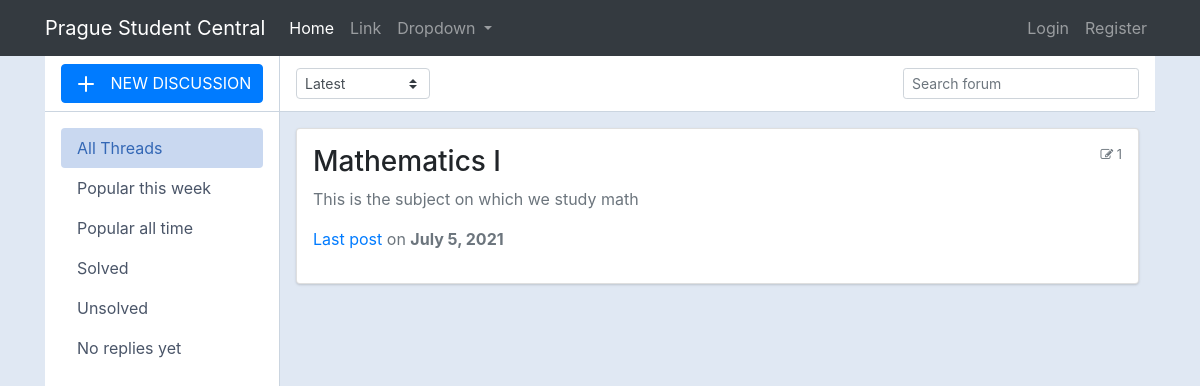
The app's page /, older data.
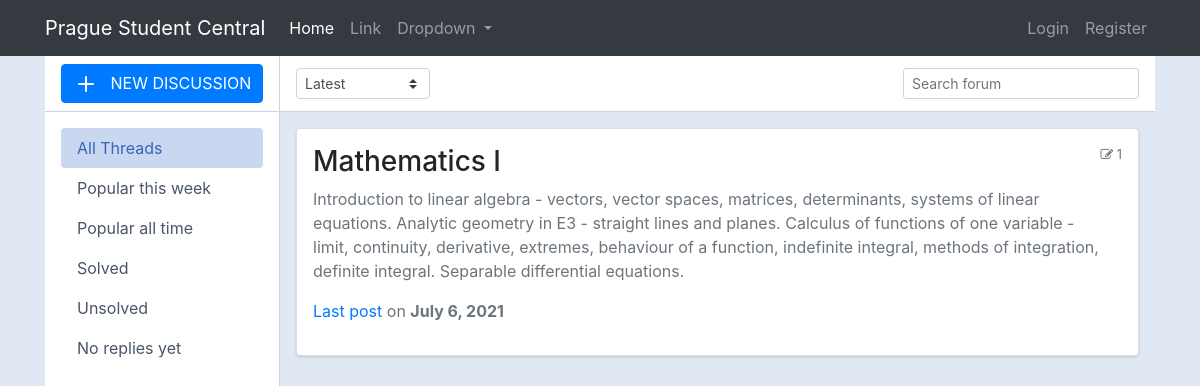
The same page, newer data.
### main/models.py (models this page shows, shortened)
class Category(models.Model):
    title = models.CharField(max_length=50)
    slug = models.SlugField(max_length=400, unique=True, blank=True)
    description = models.TextField(default="description")
    class Meta:
        verbose_name_plural = "categories"
    def get_url(self):
        return reverse("forum:posts", kwargs={
            "slug":self.slug
        })
    @property
    def num_posts(self):
        return Post.objects.filter(categories=self).count()
    @property
    def last_post(self):
        return Post.objects.filter(categories=self).latest("date")

class Post(models.Model):
    title = models.CharField(max_length=400)
    slug = models.SlugField(max_length=400, unique=True, blank=True)
    user = models.ForeignKey(Author, on_delete=models.CASCADE)
    content = HTMLField()
    categories = models.ManyToManyField(Category)
    date = models.DateTimeField(auto_now_add=True)
    approved = models.BooleanField(default=False)
    hit_count_generic = GenericRelation(HitCount, object_id_field='object_pk',
        related_query_name='hit_count_generic_relation'
    )
    tags = TaggableManager()
    comments = models.ManyToManyField(Comment, blank=True)
    def get_url(self):
        return reverse("forum:detail", kwargs={
            "slug":self.slug
        })

### main/views.py (the view)
# urls.py: path("", department_subjects, name="home"),
def department_subjects(request):
    forums = Category.objects.all()
    context = {
        "forums":forums,
    }
    return render(request, "screens/department_subjects.html", context)

### templates/screens/department_subjects.html (shortened to what this page needs)
{% extends 'root.html' %}
{% block content %}
    <div class="container">
        <div class="main-body p-0">
            <div class="inner-wrapper">
                {% include 'components/sidebar.html' %}
                <div class="inner-main">
                    <div class="inner-main-header">
                        <select class="custom-select custom-select-sm w-auto mr-1">
                            <option selected="">Latest</option>
                        </select>
                        <span class="input-icon input-icon-sm ml-auto w-auto">
                            <input type="text" class="form-control form-control-sm bg-gray-200 border-gray-200 shadow-none mb-4 mt-4" placeholder="Search forum" />
                        </span>
                    </div>
                    <div class="inner-main-body p-2 p-sm-3 collapse forum-content show">
                        {% for forum in forums %}
                        <div class="card mb-2">
                            <div class="card-body p-2 p-sm-3">
                                <div class="media forum-item">
                                    <div class="media-body">
                                        <h3><a data-toggle="collapse" data-target=".forum-content" class="text-body" href="{{forum.get_url}}">{{forum.title}}</a></h3>
                                        <p class="text-secondary">{{forum.description}}</p>
                                        {% if forum.num_posts == 0 %}
                                            <p><strong>No post yet... </strong></p>
                                        {% else %}
                                            <p class="text-muted"><a href="{{forum.last_post.get_url}}">Last post</a> on <span class="text-secondary font-weight-bold">{{forum.last_post.date|date}}</span></p>
                                        {% endif %}
                                    </div>
                                    <div class="text-muted small text-center align-self-top">
                                        <span class="d-none d-sm-inline-block"><i class="fa fa-pencil-square-o"  aria-hidden="true"></i> {{forum.num_posts}}</span>
                                    </div>
                                </div>
                            </div>
                        </div>
                        {% endfor %}
                    </div>
                </div>
            </div>
        </div>
        </div>
{% endblock %}

Row changes from the older to the newer data that the page shows:
changed Category "Mathematics I": description "This is the subject on which we study math" → "Introduction to linear algebra - vectors, vector spaces, matrices, determinants, systems of linear equations. Analytic geometry in E3 - straight lines and planes. Calculus of functions of one variable - limit, continuity, derivative, extremes, behaviour of a function, indefinite integral, methods of integration, definite integral. Separable differential equations."; last_post "July 5, 2021" → "July 6, 2021"
